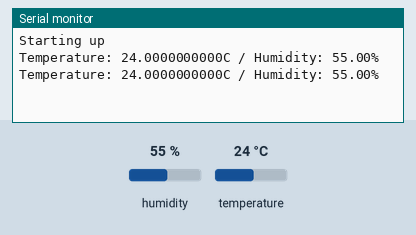
Recording of a sketch running on a simulated Arduino Uno, built with avr-gcc and run on an emulated ATmega328P. Shown: the last lines printed to the serial monitor. The test bench sets the inputs (shaded band); at power-on: humidity 55 %, temperature 24 °C.

Above: at 2.8 s.
2.9 s: humidity set to 22 %
At 5.0 s:
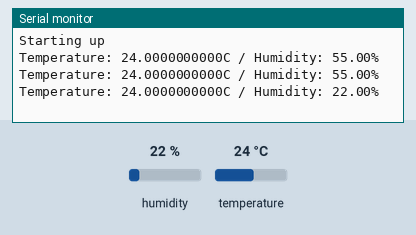
5.6 s: temperature set to 12 °C
At 6.9 s:
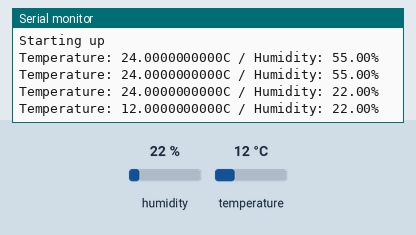
8.3 s: humidity set to 40 %
At 8.3 s:
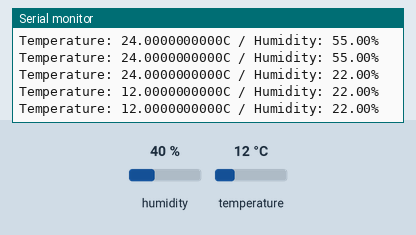
Timing chart, 0 to 11.3 s (numbered marks = the images above; inputs shaded):
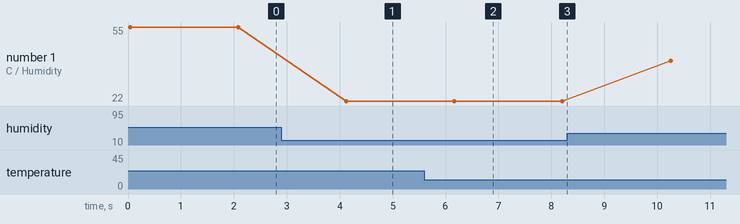

The sketch:

tempHumiExample.ino
```cpp
#include <SHT1x.h>

// Specify data and clock connections and instantiate SHT1x object
#define dataPin  20
#define clockPin 21

SHT1x sht1x(dataPin, clockPin);

void setup()
{
   Serial.begin(115200); // Open serial connection to report values to host
   Serial.println("Starting up");
}

void loop()
{
  float temp_c;
  float humidity;

  // Read values from the sensor
  temp_c = sht1x.readTemperatureC();
  humidity = sht1x.readHumidity();

  // Print the values to the serial port
  Serial.print("Temperature: ");
  Serial.print(temp_c, DEC);
  Serial.print("C / ");
  Serial.print("Humidity: ");
  Serial.print(humidity);
  Serial.println("%");

  delay(2000);
}
```

Measured:
- after the input at 2.9 s, the serial monitor: prints a new line after 1.2 s (image 1)
- after the input at 5.6 s, the serial monitor: prints a new line after 0.57 s (image 2)
- plotted number 1: 55 → 22 after the input at 2.9 s, 22 → 40 after the input at 8.3 s
